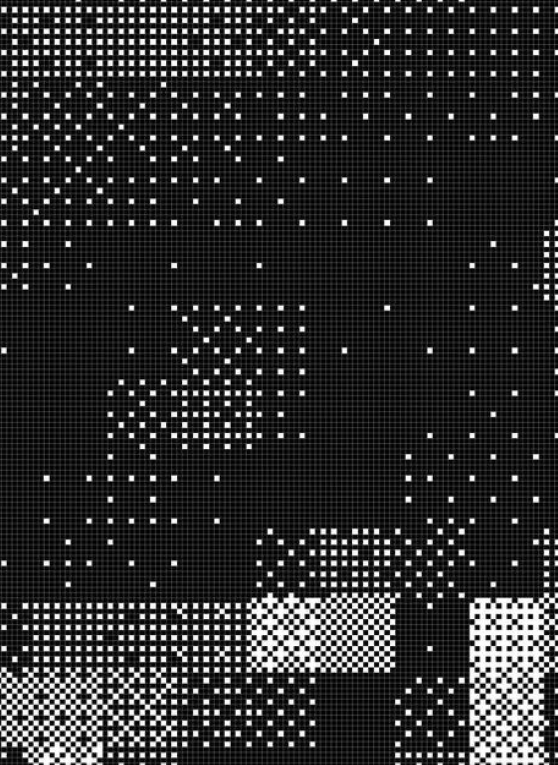
#> input picture site/mondai-pattern-study/square-pattern-reference.png, 1116 x 1530 px (shown at 1/2 size)
$ python trace-reference.py
#> lines starting #> are read from the running program, lines starting #| are printed output that depends on the picture
from pathlib import Path
from PIL import Image, ImageDraw
import json
import statistics

ROOT = Path(__file__).parent
SOURCE = ROOT / 'square-pattern-reference.png'
WIDTH, HEIGHT = 1116, 1530
X0, Y0, PITCH = 7.48185, 19.44643 - 21.297, 21.297 / 2
COLS, ROWS = 105, 145
TILE_SIZE = 9
image = Image.open(SOURCE).convert('L')
assert image.size == (WIDTH, HEIGHT)

def luminance(x, y):
    x, y = round(x), round(y)
    if x < 0 or y < 0 or x >= WIDTH or y >= HEIGHT:
        return 0
    values = [image.getpixel((xx, yy)) for yy in range(max(0, y-1), min(HEIGHT, y+2)) for xx in range(max(0, x-1), min(WIDTH, x+2))]
    return statistics.median(values)

cells = []
for row in range(ROWS):
    line = []
    for col in range(COLS):
        x, y = X0 + PITCH * col, Y0 + PITCH * row
        line.append(1 if luminance(x, y) >= 160 else 0)
    cells.append(line)
#> this loop made 145 passes

grid = {'width': WIDTH, 'height': HEIGHT, 'x0': X0, 'y0': Y0, 'pitch': PITCH, 'tileSize': TILE_SIZE, 'cells': cells}
(ROOT / 'reference-grid.json').write_text(json.dumps(grid, separators=(',', ':')))
(ROOT / 'reference-grid.js').write_text('globalThis.ReferenceGrid = ' + json.dumps(grid, separators=(',', ':')) + ';\nif (typeof module !== "undefined") module.exports = globalThis.ReferenceGrid;\n')

rects = []
for row, line in enumerate(cells):
    for col, active in enumerate(line):
        if not active: continue
        x, y = X0 + PITCH * col - TILE_SIZE/2, Y0 + PITCH * row - TILE_SIZE/2
        rects.append(f'<rect x="{x:.2f}" y="{y:.2f}" width="{TILE_SIZE}" height="{TILE_SIZE}" fill="#fff"/>')
#> this loop made 145 passes
svg = f'<svg xmlns="http://www.w3.org/2000/svg" width="{WIDTH}" height="{HEIGHT}" viewBox="0 0 {WIDTH} {HEIGHT}">' + ''.join(rects) + '</svg>'
(ROOT / 'reference-trace.svg').write_text(svg)

preview = Image.new('RGB', (WIDTH, HEIGHT), '#090909')
#> preview: PIL image 1116x1530 RGB; every value is 9
draw = ImageDraw.Draw(preview)
for index in range(COLS + 2):
    x = round(X0 + (index - 0.5) * PITCH)
    if 0 <= x < WIDTH: draw.line((x, 0, x, HEIGHT), fill='#242424', width=1)
for index in range(ROWS + 2):
    y = round(Y0 + (index - 0.5) * PITCH)
    if 0 <= y < HEIGHT: draw.line((0, y, WIDTH, y), fill='#242424', width=1)
for row, line in enumerate(cells):
    for col, active in enumerate(line):
        if not active: continue
        x, y = X0 + PITCH * col, Y0 + PITCH * row
        draw.rectangle((round(x-TILE_SIZE/2), round(y-TILE_SIZE/2), round(x+TILE_SIZE/2)-1, round(y+TILE_SIZE/2)-1), fill='white')
preview.save(ROOT / 'reference-trace.png')
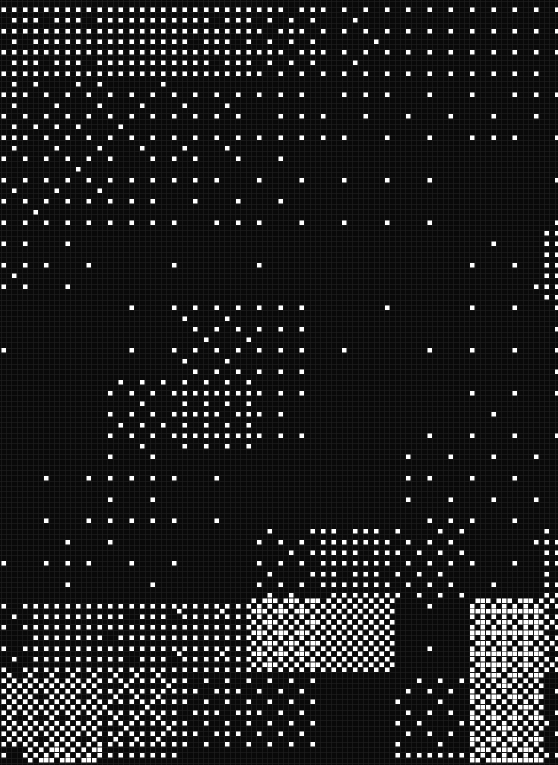
#> saved as reference-trace.png: PIL image 1116x1530 RGB (shown at 1/2 size); min 9, max 255, mean 32.8
print('active squares', sum(sum(line) for line in cells))
#| active squares 1647
